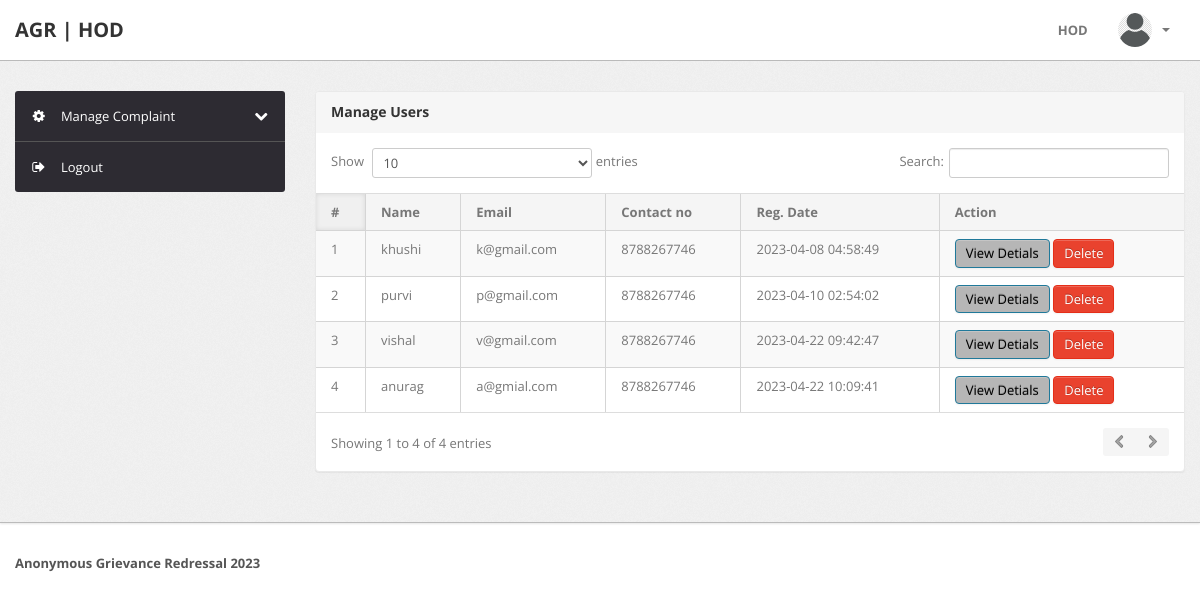
/HOD/manage-users.php (signed in), run on the app's committed database.
### tables this page shows
CREATE TABLE `user` (
  `id` int(11) NOT NULL,
  `fullName` varchar(255) DEFAULT NULL,
  `userEmail` varchar(255) DEFAULT NULL,
  `password` varchar(255) DEFAULT NULL,
  `contactNo` bigint(11) DEFAULT NULL,
  `address` tinytext,
  `gender` varchar(255) DEFAULT NULL,
  `dob` varchar(100) DEFAULT NULL,
  `category` varchar(100) DEFAULT NULL,
  `prn_no` varchar(255) DEFAULT NULL,
  `department` varchar(255) DEFAULT NULL,
  `userImage` varchar(255) DEFAULT NULL,
  `regDate` timestamp NOT NULL DEFAULT CURRENT_TIMESTAMP,
  `updationDate` timestamp NULL DEFAULT '0000-00-00 00:00:00' ON UPDATE CURRENT_TIMESTAMP,
  `status` int(1) DEFAULT NULL,
  `rollNo` int(11) NOT NULL
);

### HOD/manage-users.php (the view, shortened to what this page needs)
<?php
include('include/config.php');
if(strlen($_SESSION['alogin'])==0)
	{
header('location:index.php');
}
else{
?>
<!DOCTYPE html>
<html lang="en">
<head>
	<link type="text/css" href="bootstrap/css/bootstrap.min.css" rel="stylesheet">
	<link type="text/css" href="bootstrap/css/bootstrap-responsive.min.css" rel="stylesheet">
	<link type="text/css" href="css/theme.css" rel="stylesheet">
	<link type="text/css" href="images/icons/css/font-awesome.css" rel="stylesheet">
</head>
<body>
<?php include('include/header.php');?>
	<div class="wrapper">
		<div class="container">
			<div class="row">
<?php include('include/sidebar.php');?>
			<div class="span9">
					<div class="content">
	<div class="module">
							<div class="module-head">
								<h3>Manage Users</h3>
							</div>
							<div class="module-body table">
								<table cellpadding="0" cellspacing="0" border="0" class="datatable-1 table table-bordered table-striped	 display" width="100%">
									<thead>
										<tr>
											<th>#</th>
											<th> Name</th>
											<th>Email </th>
											<th>Contact no</th>
											<th>Reg. Date </th>
											<th>Action</th>
										</tr>
									</thead>
									<tbody>
<?php $query=mysqli_query($con,"select * from user");
$cnt=1;
while($row=mysqli_fetch_array($query))
{
?>
										<tr>
											<td><?php echo htmlentities($cnt);?></td>
											<td><?php echo htmlentities($row['fullName']);?></td>
											<td><?php echo htmlentities($row['userEmail']);?></td>
											<td> <?php echo htmlentities($row['contactNo']);?></td>
											<td><?php echo htmlentities($row['regDate']);?></td>
<td><a href="javascript:void(0);" onClick="popUpWindow('http://localhost/cms/admin/userprofile.php?uid=<?php echo htmlentities($row['id']);?>');" title="View Details">
<button type="button" class="btn btn-primary">View Detials</button>
											</a>
<a href="manage-users.php?uid=<?php echo htmlentities($row['id']);?>&&action=del" title="Delete" onClick="return confirm('Do you really want to delete ?')">
<button type="button" class="btn btn-danger">Delete</button></a>
										</td>
										<?php $cnt=$cnt+1; } ?>
								</table>
							</div>
						</div>
					</div>
				</div>
			</div>
		</div>
	</div>
<?php include('include/footer.php');?>
</body>
<?php } ?>

### data on the page
user: fullName "khushi", userEmail "k@gmail.com", contactNo "8788267746", regDate "2023-04-08 04:58:49"
user: fullName "purvi", userEmail "p@gmail.com", contactNo "8788267746", regDate "2023-04-10 02:54:02"
user: fullName "vishal", userEmail "v@gmail.com", contactNo "8788267746", regDate "2023-04-22 09:42:47"
user: fullName "anurag", userEmail "a@gmial.com", contactNo "8788267746", regDate "2023-04-22 10:09:41"
